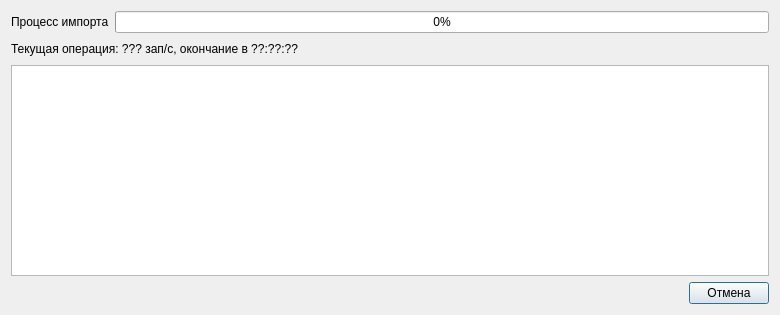
<?xml version="1.0" encoding="UTF-8"?>
<ui version="4.0">
 <class>SimpleProgress</class>
 <widget class="QDialog" name="SimpleProgress">
  <property name="geometry">
   <rect>
    <x>0</x>
    <y>0</y>
    <width>780</width>
    <height>315</height>
   </rect>
  </property>
  <property name="windowTitle">
   <string>Импорт</string>
  </property>
  <layout class="QVBoxLayout" name="verticalLayout">
   <item>
    <layout class="QHBoxLayout" name="horizontalLayout">
     <item>
      <widget class="QLabel" name="lblProgress">
       <property name="text">
        <string>Процесс импорта</string>
       </property>
      </widget>
     </item>
     <item>
      <widget class="QProgressBar" name="prbProgress">
       <property name="value">
        <number>0</number>
       </property>
      </widget>
     </item>
    </layout>
   </item>
   <item>
    <layout class="QHBoxLayout" name="horizontalLayout_2">
     <property name="sizeConstraint">
      <enum>QLayout::SetMaximumSize</enum>
     </property>
     <item>
      <widget class="QLabel" name="lblElapsed">
       <property name="text">
        <string>Текущая операция: ??? зап/с, окончание в ??:??:??</string>
       </property>
      </widget>
     </item>
     <item>
      <spacer name="horizontalSpacer">
       <property name="orientation">
        <enum>Qt::Horizontal</enum>
       </property>
       <property name="sizeHint" stdset="0">
        <size>
         <width>40</width>
         <height>20</height>
        </size>
       </property>
      </spacer>
     </item>
    </layout>
   </item>
   <item>
    <widget class="QTextBrowser" name="txtLog"/>
   </item>
   <item>
    <layout class="QHBoxLayout">
     <property name="spacing">
      <number>4</number>
     </property>
     <property name="margin">
      <number>0</number>
     </property>
     <item>
      <spacer>
       <property name="orientation">
        <enum>Qt::Horizontal</enum>
       </property>
       <property name="sizeHint" stdset="0">
        <size>
         <width>331</width>
         <height>20</height>
        </size>
       </property>
      </spacer>
     </item>
     <item>
      <widget class="QPushButton" name="btnCancel">
       <property name="text">
        <string>Отмена</string>
       </property>
       <property name="default">
        <bool>true</bool>
       </property>
      </widget>
     </item>
    </layout>
   </item>
  </layout>
 </widget>
 <resources/>
 <connections/>
</ui>
